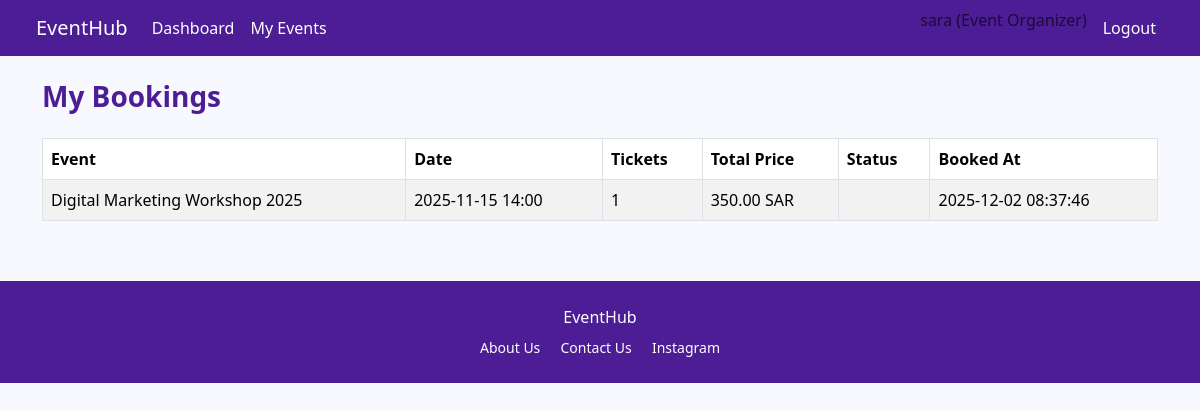
Screenshot of /my_bookings.php (signed in) with the database file from the repository.
### tables this page shows
CREATE TABLE `bookings` (
  `booking_id` int(11) NOT NULL,
  `user_id` int(11) NOT NULL,
  `event_id` int(11) NOT NULL,
  `ticket_quantity` int(11) NOT NULL,
  `total_price` decimal(10,2) NOT NULL,
  `payment_method` enum('Credit Card','Mada','Apple Pay','STC Pay') NOT NULL,
  `payment_status` enum('Pending','Completed','Failed','Refunded') DEFAULT 'Pending',
  `booking_date` timestamp NOT NULL DEFAULT current_timestamp(),
  `booking_status` enum('Active','Cancelled','Completed') DEFAULT 'Active'
);

CREATE TABLE `events` (
  `event_id` int(11) NOT NULL,
  `organizer_id` int(11) NOT NULL,
  `category_id` int(11) NOT NULL,
  `venue_id` int(11) NOT NULL,
  `event_name` varchar(300) NOT NULL,
  `description` text NOT NULL,
  `event_date` date NOT NULL,
  `event_time` varchar(50) NOT NULL,
  `ticket_price` decimal(10,2) NOT NULL,
  `capacity` int(11) NOT NULL,
  `tickets_sold` int(11) DEFAULT 0,
  `tickets_available` int(11) DEFAULT NULL,
  `image_path` varchar(500) DEFAULT NULL,
  `event_status` enum('Pending','Approved','Rejected','Cancelled','Completed') DEFAULT 'Pending',
  `admin_feedback` varchar(1000) DEFAULT NULL,
  `created_at` timestamp NOT NULL DEFAULT current_timestamp(),
  `updated_at` timestamp NOT NULL DEFAULT current_timestamp() ON UPDATE current_timestamp()
);

### my_bookings.php (the view, shortened to what this page needs)
<?php
require_once __DIR__ . '/includes/header.php';
require_once __DIR__ . '/includes/navbar.php';
global $pdo;
$userId = current_user_id();
$stmt = $pdo->prepare("SELECT b.*, e.event_name, e.event_date, e.event_time FROM bookings b JOIN events e ON b.event_id = e.event_id WHERE b.user_id = :uid ORDER BY b.booking_date DESC");
$stmt->execute([':uid' => $userId]);
$bookings = $stmt->fetchAll();
?>
<div class="container mt-4">
    <h3 class="mb-4 page-title">My Bookings</h3>
    <table class="table table-striped table-bordered table-purple">
        <thead>
            <tr>
                <th>Event</th>
                <th>Date</th>
                <th>Tickets</th>
                <th>Total Price</th>
                <th>Status</th>
                <th>Booked At</th>
            </tr>
        </thead>
        <tbody>
            <?php foreach ($bookings as $b): ?>
                <tr>
                    <td><?= htmlspecialchars($b['event_name']) ?></td>
                    <td><?= htmlspecialchars($b['event_date']) ?> <?= htmlspecialchars($b['event_time']) ?></td>
                    <td><?= (int)$b['ticket_quantity'] ?></td>
                    <td><?= htmlspecialchars($b['total_price']) ?> SAR</td>
                    <td><?= htmlspecialchars($b['booking_status']) ?></td>
                    <td><?= htmlspecialchars($b['booking_date']) ?></td>
                </tr>
            <?php endforeach; ?>
        </tbody>
    </table>
</div>
<?php require_once __DIR__ . '/includes/footer.php'; ?>

### assets/style.css (style rules this page uses)
body { background:#f8f9ff; font-family:'Segoe UI',sans-serif; }
.page-title { color:#4c1d95; font-weight:700; }
.table-purple thead { background:#4c1d95; color:#ffffff; }

### rows the page displays
bookings: event.event_name "Digital Marketing Workshop 2025", event.event_date "2025-11-15", event.event_time "14:00", ticket_quantity "1", total_price "350.00", booking_date "2025-12-02 08:37:46"

### other values shown
$_SESSION['full_name'] "sara"
$role "Event Organizer"
